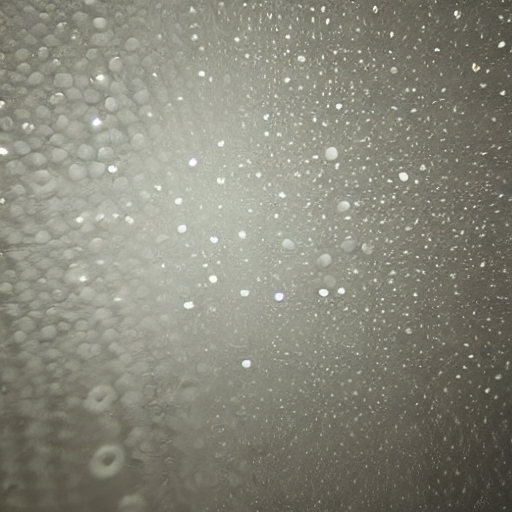
#> input picture first_week/01_18/image/top.png, 512 x 512 px
$ python stack.py
#> lines starting #> are read from the running program, lines starting #| are printed output that depends on the picture
# stack.py
# 역할: top / middle / base 이미지 3장을 하나의 vertical stack 이미지로 합성

from pathlib import Path
from PIL import Image

BASE_DIR = Path(__file__).parent
IMAGE_DIR = BASE_DIR / "image"
OUT_DIR = IMAGE_DIR / "main"
OUT_DIR.mkdir(parents=True, exist_ok=True)

top_path = IMAGE_DIR / "top.png"
middle_path = IMAGE_DIR / "middle.png"
base_path = IMAGE_DIR / "base.png"

if not top_path.exists():
    raise FileNotFoundError("top.png not found")
if not middle_path.exists():
    raise FileNotFoundError("middle.png not found")
if not base_path.exists():
    raise FileNotFoundError("base.png not found")

top = Image.open(top_path).convert("RGB")
#> top is the input picture: PIL image 512x512 RGB; mean R, G, B 135.6, 135.1, 122.6
middle = Image.open(middle_path).convert("RGB")
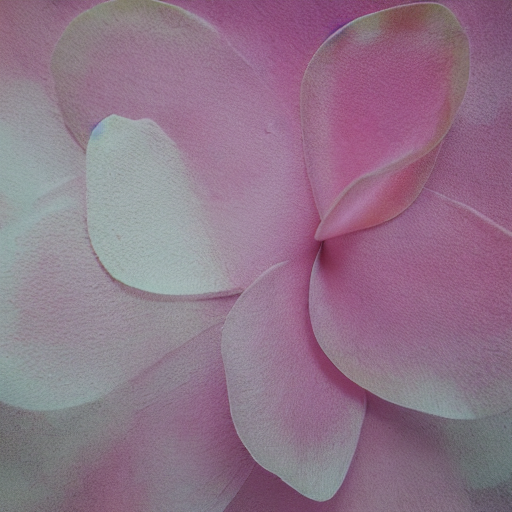
#> input picture first_week/01_18/image/middle.png, 512 x 512 px
#> middle is the input picture: PIL image 512x512 RGB; mean R, G, B 143.8, 117.3, 137.4
base = Image.open(base_path).convert("RGB")
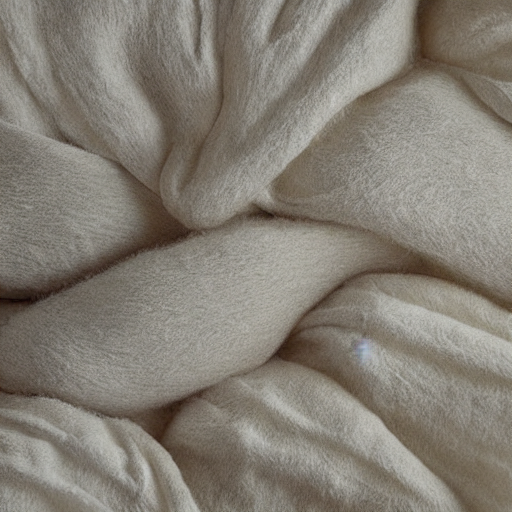
#> input picture first_week/01_18/image/base.png, 512 x 512 px
#> base is the input picture: PIL image 512x512 RGB; mean R, G, B 131.9, 126.2, 116.6

w, h = top.size
#> w = 512; h = 512

if middle.size != (w, h):
    middle = middle.resize((w, h), Image.BICUBIC)

if base.size != (w, h):
    base = base.resize((w, h), Image.BICUBIC)

stack = Image.new("RGB", (w, h * 3))
#> stack: PIL image 512x1536 RGB; every value is 0

stack.paste(top, (0, 0))
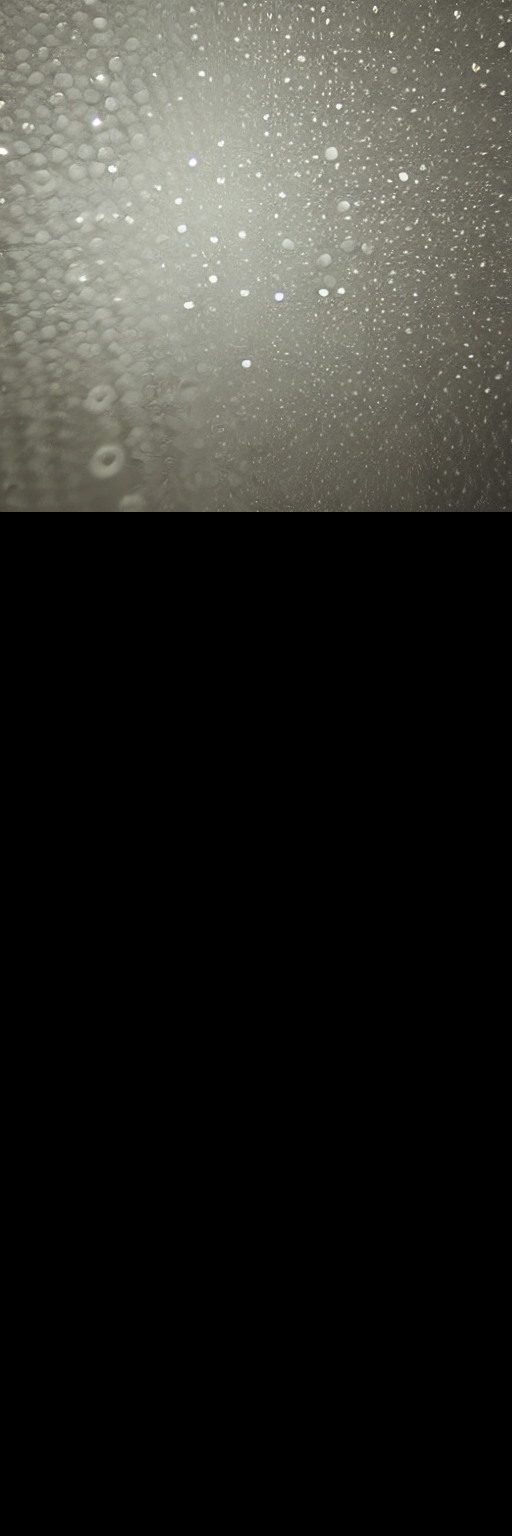
#> stack: PIL image 512x1536 RGB; mean R, G, B 45.2, 45, 40.9
stack.paste(middle, (0, h))
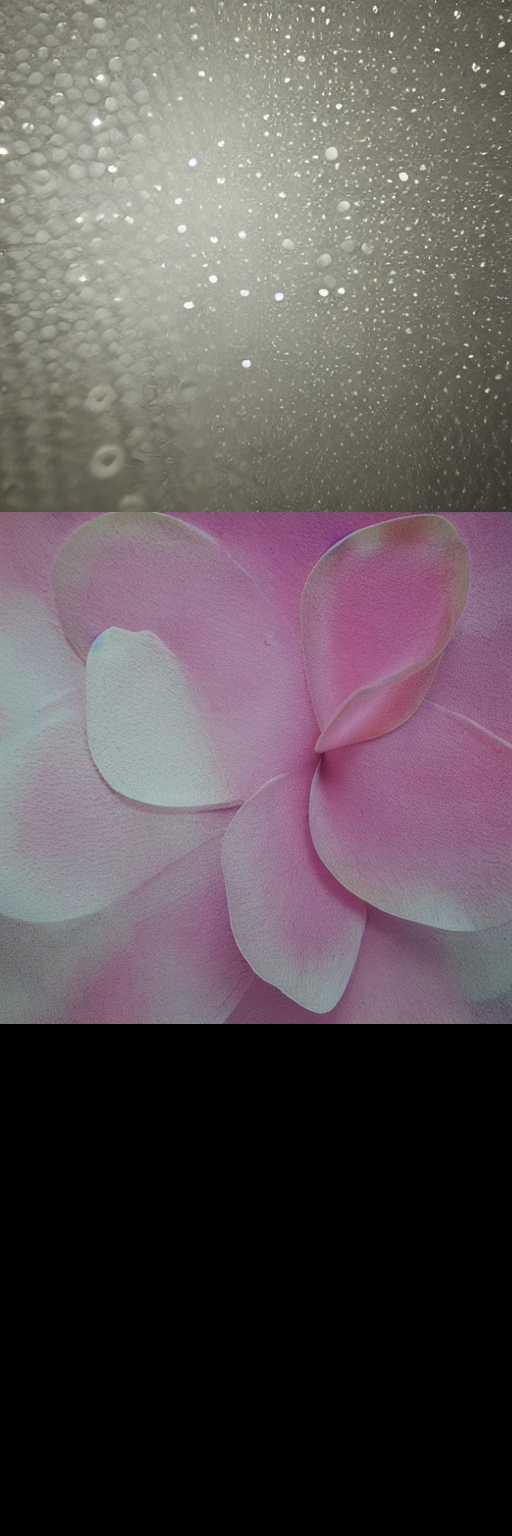
#> stack: PIL image 512x1536 RGB; mean R, G, B 93.1, 84.1, 86.7
stack.paste(base, (0, h * 2))
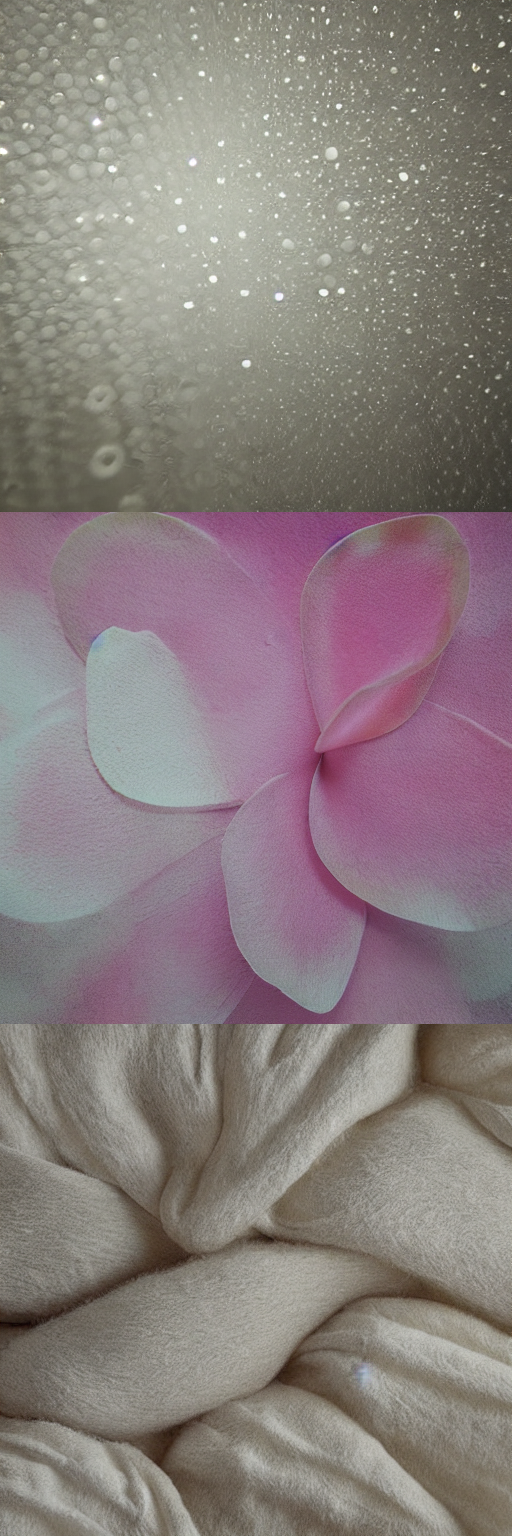
#> stack: PIL image 512x1536 RGB; mean R, G, B 137.1, 126.2, 125.5

output_path = OUT_DIR / "scent_stack.png"
stack.save(output_path)

print(f"✓ SCENT STACK SAVED → {output_path}")
